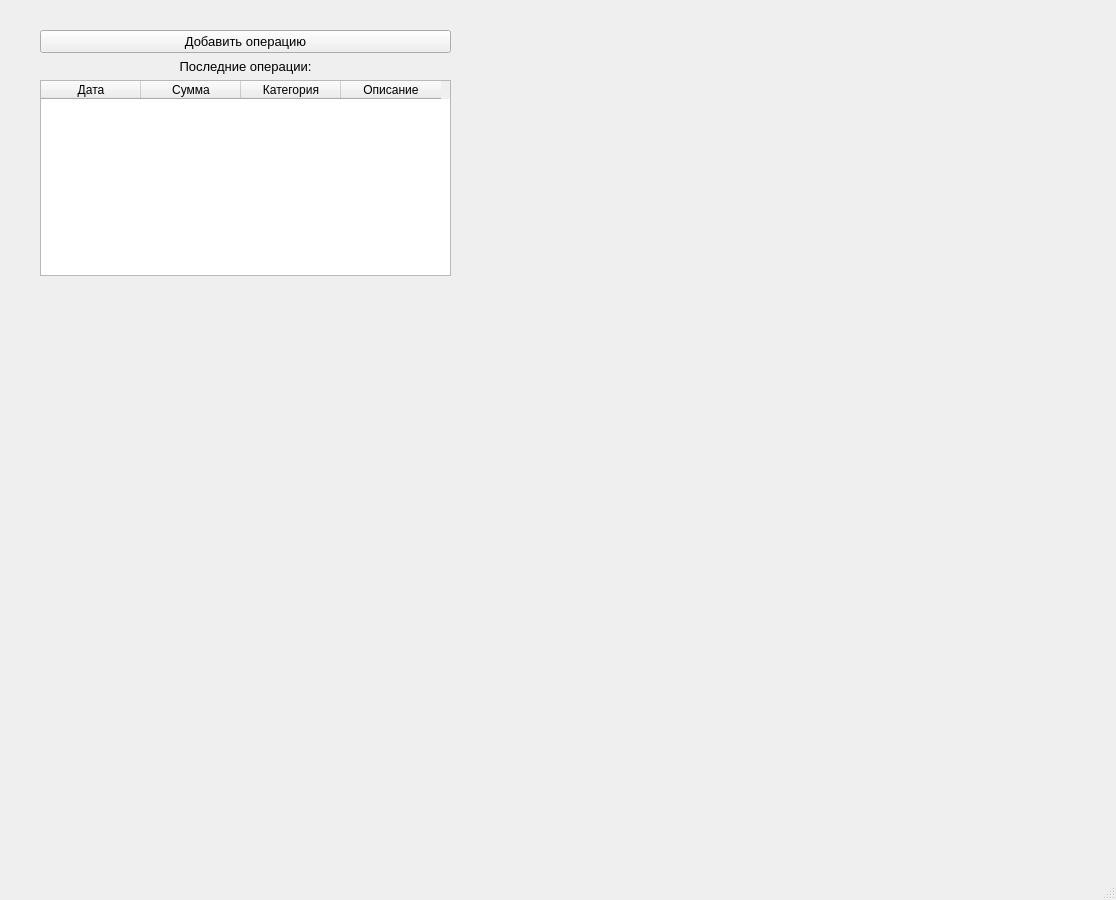
<?xml version="1.0" encoding="UTF-8"?>
<ui version="4.0">
 <class>MainWindow</class>
 <widget class="QMainWindow" name="MainWindow">
  <property name="geometry">
   <rect>
    <x>0</x>
    <y>0</y>
    <width>1116</width>
    <height>900</height>
   </rect>
  </property>
  <property name="windowTitle">
   <string>MainWindow</string>
  </property>
  <widget class="QWidget" name="centralwidget">
   <widget class="QWidget" name="">
    <property name="geometry">
     <rect>
      <x>40</x>
      <y>30</y>
      <width>411</width>
      <height>246</height>
     </rect>
    </property>
    <layout class="QVBoxLayout" name="verticalLayout">
     <item>
      <widget class="QPushButton" name="addBtn">
       <property name="font">
        <font>
         <pointsize>10</pointsize>
        </font>
       </property>
       <property name="text">
        <string>Добавить операцию</string>
       </property>
      </widget>
     </item>
     <item>
      <widget class="QLabel" name="label_2">
       <property name="font">
        <font>
         <pointsize>10</pointsize>
        </font>
       </property>
       <property name="text">
        <string>Последние операции:</string>
       </property>
       <property name="alignment">
        <set>Qt::AlignCenter</set>
       </property>
      </widget>
     </item>
     <item>
      <widget class="QTableWidget" name="tableWidget">
       <column>
        <property name="text">
         <string>Дата</string>
        </property>
       </column>
       <column>
        <property name="text">
         <string>Сумма</string>
        </property>
       </column>
       <column>
        <property name="text">
         <string>Категория</string>
        </property>
       </column>
       <column>
        <property name="text">
         <string>Описание</string>
        </property>
       </column>
      </widget>
     </item>
    </layout>
   </widget>
  </widget>
  <widget class="QMenuBar" name="menubar">
   <property name="geometry">
    <rect>
     <x>0</x>
     <y>0</y>
     <width>1116</width>
     <height>21</height>
    </rect>
   </property>
  </widget>
  <widget class="QStatusBar" name="statusbar"/>
 </widget>
 <resources/>
 <connections/>
</ui>
